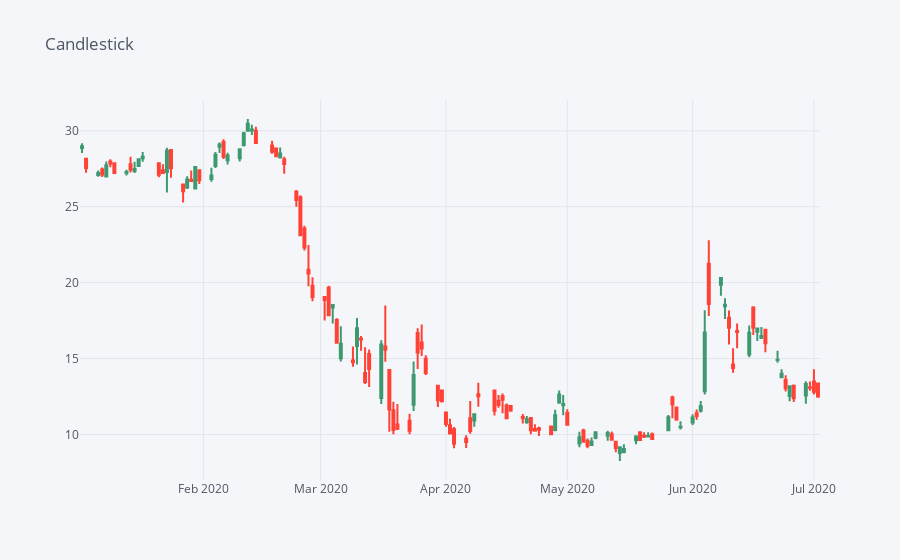

Source (notebook cell):
### Markdown cell above
Use .iplot(kind='candle) to create a [candlestick chart](https://en.wikipedia.org/wiki/Candlestick_chart). Candlestick charts are a commonly used financial chart to show price movements in stocks

### Code cell
each_df['AAL'][['Open', 'High', 'Low', 'Close']].loc['2020-07-04':'2020-01-01'].iplot(kind='candle',title="Candlestick")
